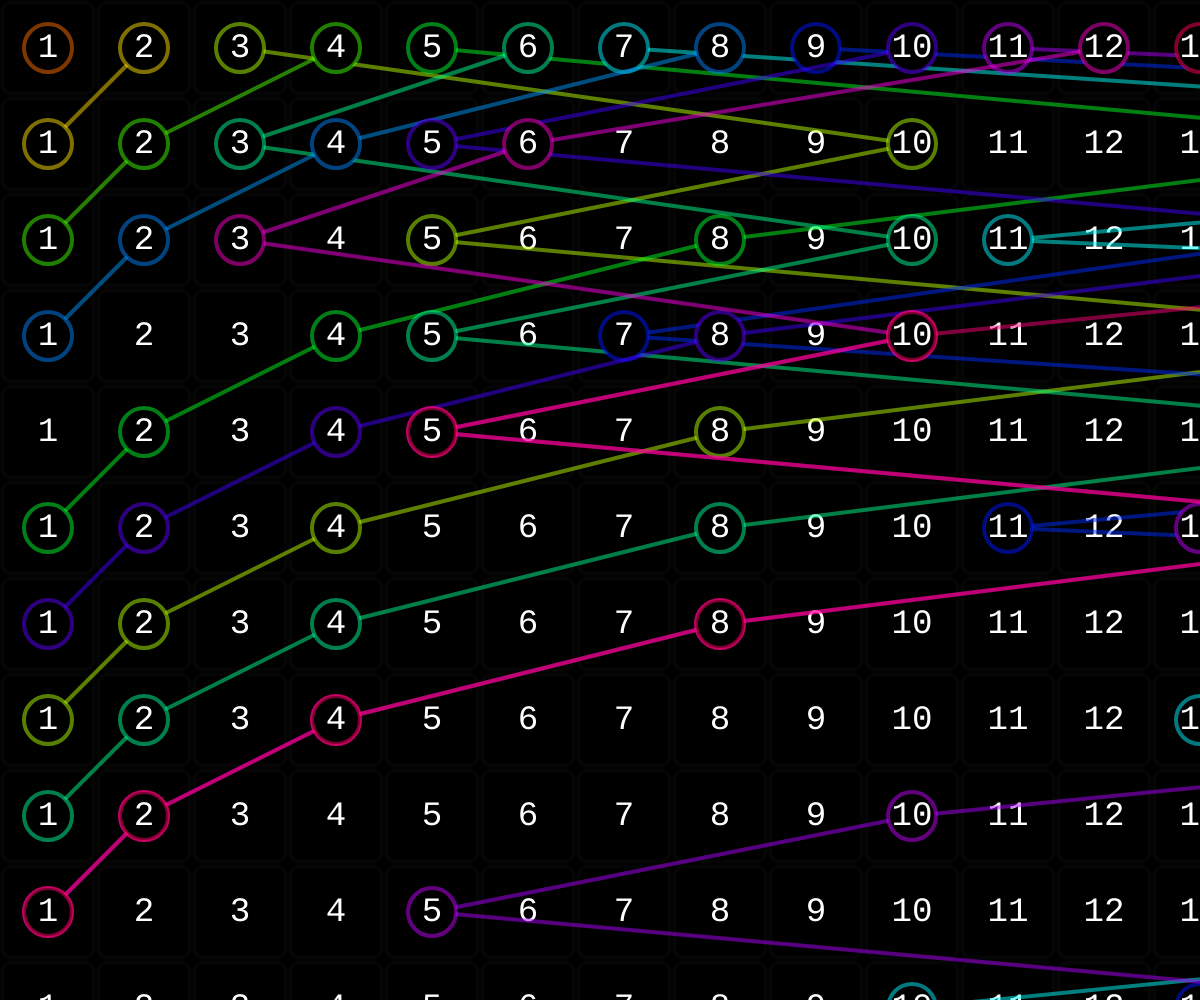
Frame 1 (no input)
Frame 60 (no input): identical to frame 1, image omitted
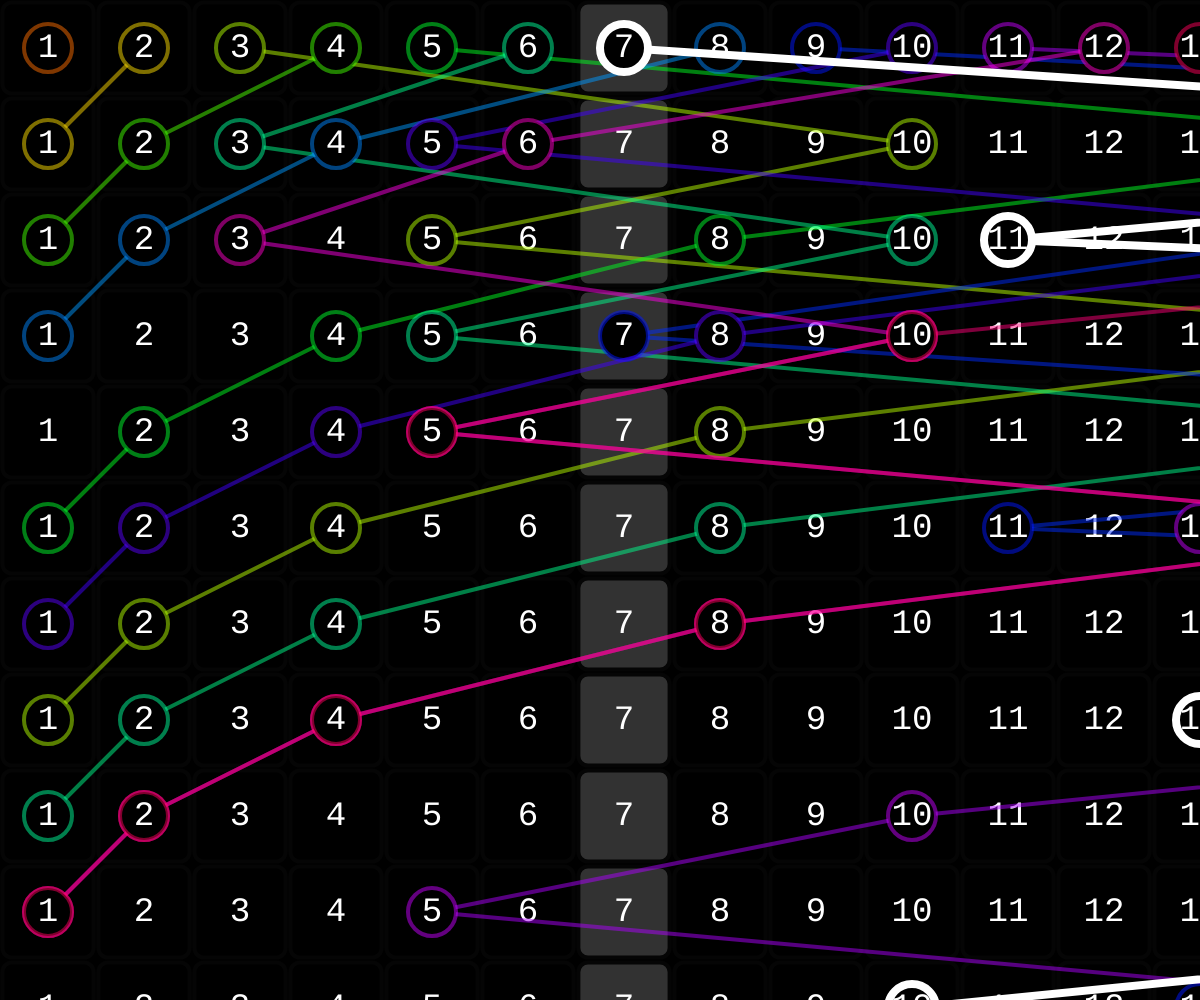
Frame 120 (the mouse pressed at the canvas centre since frame 60)

The p5.js sketch that drew these frames (run headless with seeded random() and noise() and a simulated clock; from frame 60 on, the mouse is pressed at the canvas centre):

// p5.js sketch
// ── sketch.js
var cellWidth = 96;
var redrawGrid = true;
var seriesStarter = 0;
var columns;

function setup() {
}

function draw() {
    if(redrawGrid){
        drawGrid();

        for(var i = 1; i <= columns; i++){
            traceSeries(generateSeries(i));
        }

        traceSeries(generateSeries(seriesStarter), true);
        redrawGrid = false;
    }
}

function drawGrid(){
    createCanvas(window.innerWidth, window.innerHeight);
    background(0);
    stroke(255);
    noFill();
    
    strokeWeight(4);

    var width = Math.ceil(window.innerWidth / cellWidth);
    var height = Math.ceil(window.innerHeight / cellWidth);
    columns = width;
    for(var r = 0; r < height; r++){
        for(var i = 0; i < width; i++){
            push();
            translate(i*cellWidth + cellWidth/2, r*cellWidth + cellWidth/2);

            var cellRadius = (0.95 * cellWidth)/2;
            // ellipse(0,0,200,200);
            stroke(5);
            if(seriesStarter == i+1){
                fill(50);
            }
            rect(-cellRadius, -cellRadius, 2*cellRadius, 2*cellRadius, 0.1*cellWidth);
            
            fill(255);
            noStroke();
            textSize(cellRadius *  0.75);
            textAlign(CENTER, CENTER);
            textFont('monospace');
            text(i+1,0,0);

            pop();
        }
    }
}


function traceSeries(series, highlight = false){
    var lastPoint = null;
    for(var x in series){
        push();
        if(highlight) strokeWeight(8);
        var point = {x: (series[x] - 1)*cellWidth + cellWidth/2, y: x*cellWidth + cellWidth/2};

        noFill();
        colorMode(HSB, 255);
        var hue = 235 * (1.0 * series[0]) / columns;
        stroke(color(hue, 255, 255, 127));
        if(highlight) stroke(255);

        // ellipse(point.x, point.y, cellWidth/2, cellWidth/2);

        if(lastPoint){
            line(lastPoint.x, lastPoint.y, point.x, point.y);
        }
        lastPoint = point;

        pop();  
    }

    var cellRadius = (0.95 * cellWidth)/2;
    for(var x in series){
        push();
        if(highlight) strokeWeight(8);
        var point = {x: (series[x] - 1)*cellWidth + cellWidth/2, y: x*cellWidth + cellWidth/2};

        noFill();
        colorMode(HSB, 255);
        var hue = 240 * (1.0 * series[0]) / columns;
        stroke(color(hue, 255, 255, 127));
        if(highlight) stroke(255);

        fill(0);
        ellipse(point.x, point.y, cellWidth/2, cellWidth/2);
        fill(255);
        noStroke();
        textSize(cellRadius *  0.75);
        textAlign(CENTER, CENTER);
        textFont('monospace');
        text(series[x],point.x, point.y);


        pop();  
    }


}

function generateSeries(x){
    var series = [x];
    while(series[series.length - 1] > 1){
        var last = series[series.length - 1];
        var next = last % 2 == 0 ? last / 2 : 3*last + 1;
        series.push(next);
    }
    return series;
}



document.addEventListener("mousemove", function(e) {
    // console.log(Math.ceil(e.clientX / cellWidth));
    seriesStarter = (Math.ceil(e.clientX / cellWidth));
    redrawGrid = true;

});

document.addEventListener("resize", function () {
    redrawGrid = true;
});

document.addEventListener("wheel", function (e) {
    if (e.deltaY > 0) {
        cellWidth -= 1;
    } else {
        cellWidth += 1;
    }

    if(cellWidth <= 0) cellWidth = 1;
    redrawGrid = true;
});
